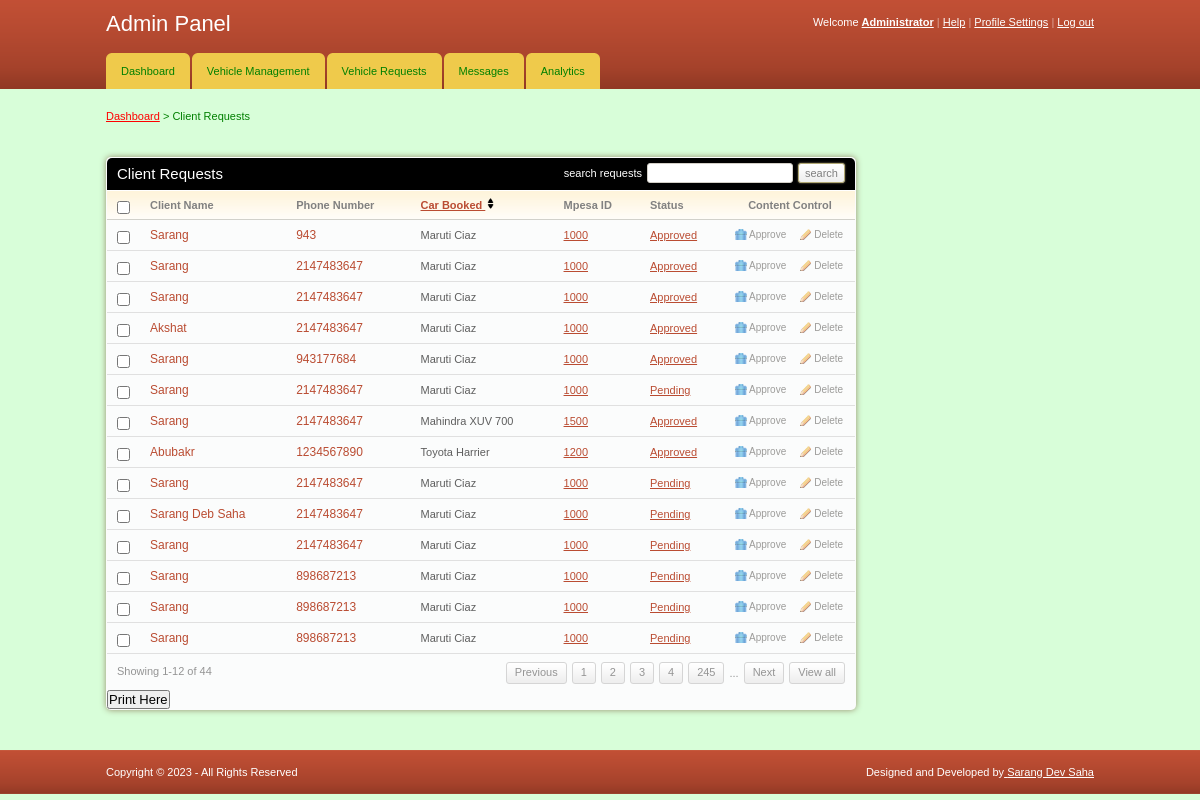
The app's page /admin/client_requests.php (signed in) with its own data.
### tables this page shows
CREATE TABLE `client` (
  `client_id` int(11) NOT NULL,
  `fname` varchar(255) NOT NULL,
  `email` varchar(255) NOT NULL,
  `id_no` int(11) NOT NULL,
  `phone` int(11) NOT NULL,
  `location` varchar(255) NOT NULL,
  `gender` varchar(255) NOT NULL,
  `car_id` int(11) NOT NULL,
  `status` varchar(255) NOT NULL,
  `mpesa` varchar(255) NOT NULL,
  `date_from` date NOT NULL,
  `date_to` date NOT NULL
);

CREATE TABLE `cars` (
  `car_id` int(11) NOT NULL,
  `car_name` varchar(255) NOT NULL,
  `car_type` varchar(255) NOT NULL,
  `image` text NOT NULL,
  `hire_cost` int(11) NOT NULL,
  `car_no` varchar(15) NOT NULL,
  `capacity` int(11) NOT NULL,
  `status` varchar(255) NOT NULL
);

### admin/client_requests.php (the view, shortened to what this page needs)
<!DOCTYPE html PUBLIC "-//W3C//DTD XHTML 1.0 Transitional//EN" "http://www.w3.org/TR/xhtml1/DTD/xhtml1-transitional.dtd">
<html xmlns="http://www.w3.org/1999/xhtml">
<head>
	<link rel="stylesheet" href="css/style.css" type="text/css" media="all" />
</head>
<body>
<div id="header">
	<div class="shell">
		<?php
			include 'menu.php';
		?>
	</div>
</div>
<div id="container">
	<div class="shell">
		<div class="small-nav">
			<a href="index.php">Dashboard</a>
			<span>&gt;</span>
			Client Requests
		</div>
		<br />
		<div id="main">
			<div id="content">
				<div class="box">
					<div class="box-head">
						<h2 class="left">Client Requests</h2>
						<div class="right">
							<label>search requests</label>
							<input type="text" class="field small-field" />
							<input type="submit" class="button" value="search" />
						</div>
					</div>
					<div class="table">
						<table width="100%" style="border: 0" cellspacing="0" cellpadding="0">
							<tr>
								<th width="13"><input type="checkbox" class="checkbox" /></th>
								<th>Client Name</th>
								<th>Phone Number</th>
								<th><a href="requests_asc.php">Car Booked  <img src="../img/unorder.png" width="11" height="11"></th>
								<th>Mpesa ID</th>
								<th>Status</th>
								<th width="110" class="ac">Content Control</th>
							</tr>
							<?php
								include '../includes/config.php';
								$select = "SELECT client.client_id,client.fname,client.phone,cars.car_name,cars.hire_cost,client.status
										FROM client JOIN cars ON client.car_id=cars.car_id";
								$result = $conn->query($select);
								while($row = $result->fetch_assoc()){
							?>
							<tr>
								<td><input type="checkbox" class="checkbox" /></td>
								<td><h3><a href="#"><?php echo $row['fname'] ?></a></h3></td>
								<td><h3><a href="#"><?php echo $row['phone'] ?></a></h3></td>
								<td><?php echo $row['car_name'] ?></td>
								<td><a href="#"><?php echo $row['hire_cost'] ?></a></td>
								<td><a href="#"><?php echo $row['status'] ?></a></td>
								<td><a href="javascript:sureToApprove(<?php echo $row['client_id'];?>)" class="ico del">Approve</a><a href="javascript:sureToDelete(<?php echo $row['client_id'];?>)" class="ico edit">Delete</a></td>
							</tr>
							<?php
								}
							?>
						</table>
						<div class="pagging">
							<div class="left">Showing 1-12 of 44</div>
							<div class="right">
								<a href="#">Previous</a>
								<a href="#">1</a>
								<a href="#">2</a>
								<a href="#">3</a>
								<a href="#">4</a>
								<a href="#">245</a>
								<span>...</span>
								<a href="#">Next</a>
								<a href="#">View all</a>
							</div>
						</div>
					</div>
					<h2><input type="submit" onclick="window.print()" value="Print Here" /></h2>
				</div>
			</div>
		</div>
	</div>
</div>
<div id="footer">
	<div class="shell">
		<span class="left">Copyright &copy; <?php echo date("Y"); ?> - All Rights Reserved</span>
		<span class="right">
			Designed and Developed by<a href= "https://www.instagram.com/sarang_1407/"> Sarang Dev Saha </a>
		</span>
	</div>
</div>
</body>
</html>

### admin/menu.php (shortened to what this page needs)
<div id="top">
			<h1><a href="#">Admin Panel</a></h1>
			<div id="top-navigation">
				Welcome <a href="#"><strong>Administrator</strong></a>
				<span>|</span>
				<a href="#">Help</a>
				<span>|</span>
				<a href="#">Profile Settings</a>
				<span>|</span>
				<a href="logout.php">Log out</a>
			</div>
		</div>
<div id="navigation">
			<ul>
			    <li><a href="index.php"><span>Dashboard</span></a></li>
			    <li><a href="add_vehicles.php"><span>Vehicle Management</span></a></li>
			    <li><a href="client_requests.php"><span>Vehicle Requests</span></a></li>
			    <li><a href="index.php"><span>Messages</span></a></li>
				<li><a href="#"><span>Analytics</span></a></li>
			</ul>
		</div>

### admin/css/style.css (style rules this page uses)
* { padding:0; margin:0; outline:0; }
body { background:#D8FED9; font-family: Verdana, sans-serif; font-size:11px; line-height:14px; color:#5e5e5e; }
input, textarea, select { font-family: Verdana, sans-serif; font-size:13px; }
.field { border:solid 1px #d3cfc7; background:#fff; padding:5px; }
.small-field { border:solid 1px #d3cfc7; background:#fff; padding:3px 1px; font-size:11px; }
.checkbox { width:13px; height:13px; vertical-align:top; position:relative; top:2px; }
.button { background:#eee url(images/button.gif) repeat-x 0 0; border:solid 1px #b1a874; color:#7f7f7f; font-size:11px; padding:2px 6px 2px 6px; cursor:pointer; line-height:14px !important; }
a img { border:0; }
a { color:#ba4c32; text-decoration: underline; cursor:pointer; }
.left, .alignleft { float:left; display:inline; }
.right, .alignright { float:right; display:inline; }
.ac { text-align: center !important; }
h1 { font-size:22px; line-height:24px; color:#fff; font-weight: normal; }
h1 a { color:#fff; text-decoration: none; }
h2 { font-size:15px; font-weight: normal; }
h3 { font-size:12px; line-height:14px; font-weight: normal; }
h3 a { text-decoration: none; }
.shell { width:988px; margin:0 auto; }
#header { height:89px; background:url(images/header.gif); white-space:nowrap; }
#header h1 { float:left; display:inline; padding-top:12px; }
#top-navigation { float:right; white-space:nowrap; color:#fff; padding-top:15px; }
#top-navigation a { color:#fff; }
#top-navigation span { color:#dca598; }
#top { height:53px; }
#navigation { height:36px; }
#navigation ul { list-style-type: none; }
#navigation ul li { float:left; display:inline; margin-right:2px; }
#navigation ul li a, #navigation ul li a span { float:left; height:36px; background:url(images/tab.gif) no-repeat 0 0; padding:0 0 0 15px; }
#navigation ul li a span { background-position:right 0; padding:0 15px 0 0; }
#navigation ul li a { line-height:36px; color: green; text-decoration: none; }
#container { padding:20px 0; }
.small-nav { color: green; padding-bottom:20px; }
.small-nav a { color: red; }
#content { float:left; width:750px; }
.table th { background:#fffdfa url(images/th.gif) repeat-x 0 0; color:#818181; text-align: left; padding:7px 10px; border-bottom:solid 1px #d2d1cb; }
.table td { background:#fbfcfc; border-bottom:solid 1px #e0e0e0; padding:8px 10px; }
.box { background:#fbfcfc; height:100%; padding:1px; margin-bottom:20px; }
.box-head { background:black; height:32px; color:#fff; padding: 0 10px; line-height:32px; white-space:nowrap; border-bottom:solid 1px #fff; }
.box-head .right { padding-top:5px; line-height:13px; }
.box-head .right label, .box-head .right input { float:left; }
.box-head .right label { padding:4px 0 0 0; }
.box-head .right input { margin-left:5px; }
.pagging { height:20px; padding:8px 10px; line-height:19px; color:#949494; }
.pagging a { background:url(images/pagging.gif) repeat-x 0 0; height:20px; float:left; padding:0 8px; border:solid 1px #d5d5d5; text-decoration: none; color:#949494; margin-left:5px; }
.pagging span { float:left; margin-left:5px; padding-top:2px; }
a.ico { color:#9d9c9a; font-size:10px; text-decoration: none; padding:0 0 0 14px; background-repeat:no-repeat; background-position:0 0; }
a.del { background-image:url(images/del.gif) }
a.edit { background-image:url(images/edit.gif); margin-left:14px; }
#footer { height:44px; background:url(images/footer.gif); line-height:44px; color:#fff; }
#footer a { color:#fff; }
.box { -moz-border-radius:5px; -webkit-border-radius:5px; -moz-box-shadow: 0 0 6px #978f6c; -webkit-box-shadow: 0 0 6px #978f6c; }
.box-head { -moz-border-radius-topleft:5px; -moz-border-radius-topright:5px; -webkit-border-top-left-radius:5px; -webkit-border-top-right-radius:5px; }
.field, .button { -moz-border-radius:4px; -webkit-border-radius:4px; }
.small-field, .button, .pagging a { -moz-border-radius:3px; -webkit-border-radius:3px; }
.button { -moz-box-shadow: 0 0 2px #978f6c; -webkit-box-shadow: 0 0 2px #978f6c; }

### records on screen
client: fname "Sarang", phone "943", car.car_name "Maruti Ciaz", car.hire_cost "1000", status "Approved"
client: fname "Sarang", phone "2147483647", car.car_name "Maruti Ciaz", car.hire_cost "1000", status "Approved"
client: fname "Sarang", phone "2147483647", car.car_name "Maruti Ciaz", car.hire_cost "1000", status "Approved"
client: fname "Akshat", phone "2147483647", car.car_name "Maruti Ciaz", car.hire_cost "1000", status "Approved"
client: fname "Sarang", phone "943177684", car.car_name "Maruti Ciaz", car.hire_cost "1000", status "Approved"
client: fname "Sarang", phone "2147483647", car.car_name "Maruti Ciaz", car.hire_cost "1000", status "Pending"
client: fname "Sarang", phone "2147483647", car.car_name "Mahindra XUV 700", car.hire_cost "1500", status "Approved"
client: fname "Abubakr", phone "1234567890", car.car_name "Toyota Harrier", car.hire_cost "1200", status "Approved"
client: fname "Sarang", phone "2147483647", car.car_name "Maruti Ciaz", car.hire_cost "1000", status "Pending"
client: fname "Sarang Deb Saha", phone "2147483647", car.car_name "Maruti Ciaz", car.hire_cost "1000", status "Pending"
client: fname "Sarang", phone "2147483647", car.car_name "Maruti Ciaz", car.hire_cost "1000", status "Pending"
client: fname "Sarang", phone "898687213", car.car_name "Maruti Ciaz", car.hire_cost "1000", status "Pending"
client: fname "Sarang", phone "898687213", car.car_name "Maruti Ciaz", car.hire_cost "1000", status "Pending"
client: fname "Sarang", phone "898687213", car.car_name "Maruti Ciaz", car.hire_cost "1000", status "Pending"
